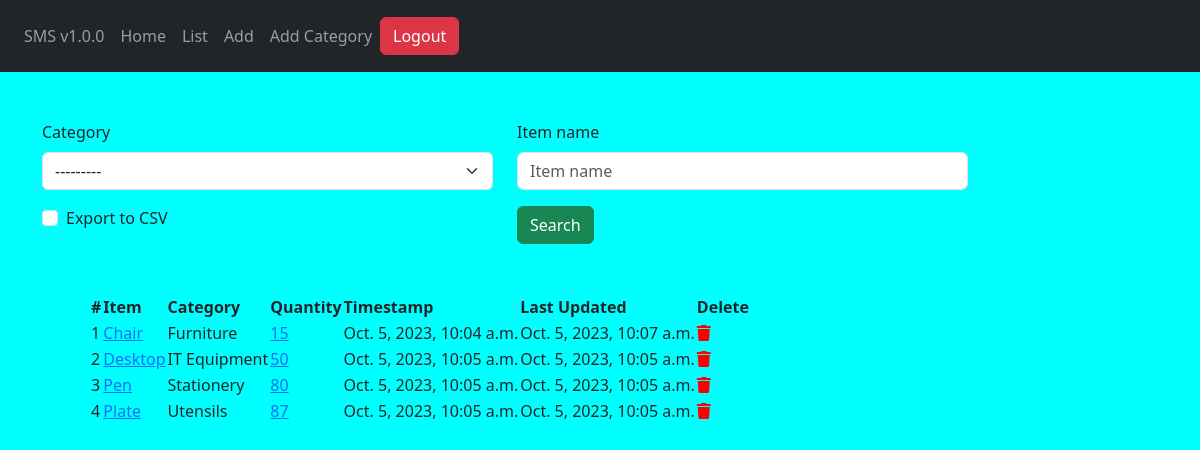
The app's page /stock/list/ (signed in), older data.
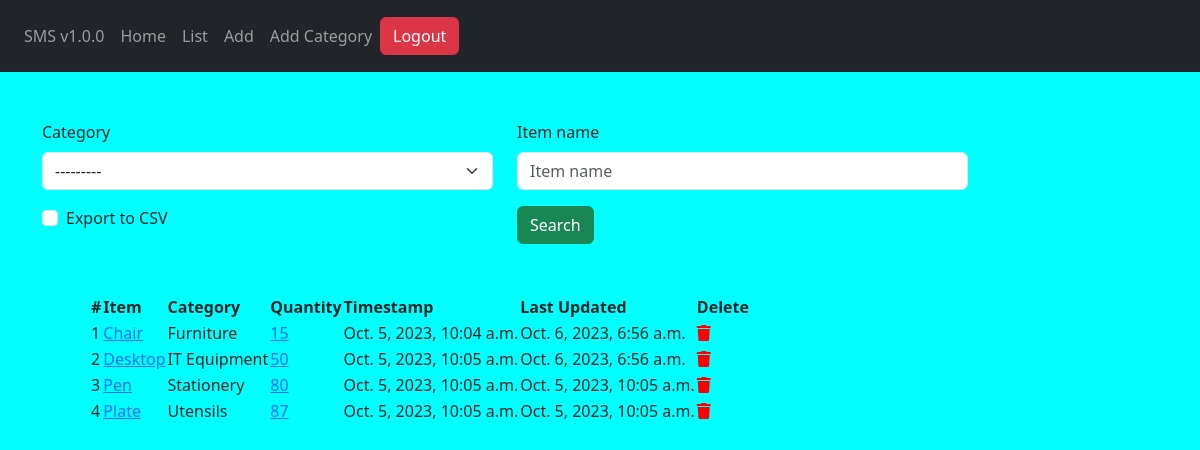
The same page, newer data.
### stockmgt/models.py (models this page shows, shortened)
class Stock(models.Model):
	category = models.ForeignKey(Category, on_delete=models.CASCADE, blank=True, null=True)
	item_name = models.CharField(max_length=50, blank=True, null=True)
	quantity = models.IntegerField(default='0', blank=True, null=True)
	receive_quantity = models.IntegerField(default='0', blank=True, null=True)
	receive_by = models.CharField(max_length=50, blank=True, null=True)
	issue_quantity = models.IntegerField(default='0', blank=True, null=True)
	issue_by = models.CharField(max_length=50, blank=True, null=True)
	issue_to = models.CharField(max_length=50, blank=True, null=True)
	phone_number = models.CharField(max_length=50, blank=True, null=True)
	created_by = models.CharField(max_length=50, blank=True, null=True)
	reorder_level = models.IntegerField(default='0', blank=True, null=True)
	timestamp = models.DateTimeField(auto_now_add=True, auto_now=False)
	last_updated = models.DateTimeField(auto_now_add=False, auto_now=True)
	export_to_CSV = models.BooleanField(default=False)

class Category(models.Model):
	name = models.CharField(max_length=50, blank=True, null=True)
	def __str__(self):
		return self.name

### stockmgt/views.py (the view, shortened to what this page needs)
# urls.py: path('list/', list_items, name='list'),
@login_required(login_url=('/accounts/login'))
def list_items(request):
    queryset = Stock.objects.all()
    form = StockSearchForm()
    context={
        'queryset':queryset,
        'form':form
    }
    return render(request, 'stock/list.html', context)

### stockmgt/forms.py
class StockSearchForm(forms.ModelForm):
   class Meta:
     model = Stock
     fields = ['category', 'item_name', 'export_to_CSV']

### stockmgt/templates/stock/list.html (shortened to what this page needs)
{% extends 'base.html' %}
{% load bootstrap5 %}
{% block content %}
	<div class="container">
		<form class="mt-5" method="post" action="">
			<div class="row">
				{% for field in form %}
				<div class="col-sm-5">
					{% bootstrap_field field %}
				</div>
				{% endfor %}
				<div class="col-sm-3">
					<input class="btn btn-success" type="submit" value="Search">
				</div>
			</div>
		</form>
		<table class="m-5">
			<thead>
				<th>#</th>
				<th>Item</th>
				<th>Category</th>
				<th>Quantity</th>
				<th>Timestamp</th>
				<th>Last Updated</th>
				<th>Delete</th>
			</thead>
			<tbody>
				{% for instance in queryset %}
				<tr>
					<td>{{forloop.counter}}</td>
					<td><a href="{% url 'stock:update' id=instance.id %}">{{instance.item_name}}</a></td>
					<td>{{instance.category}}</td>
					<td><a href="{% url 'stock:detail' id=instance.id %}">{{instance.quantity}}</a></td>
					<td>{{instance.timestamp}}</td>
					<td>{{instance.last_updated}}</td>
					<td><a href="{% url 'stock:delete' id=instance.id %}"><i class="fas fa-trash" style="color: red;"></i></a></td>
				</tr>
				{% endfor %}
			</tbody>
		</table>
	</div>
{% endblock %}

### templates/base.html (shortened to what this page needs)
{% load static %}
<!DOCTYPE html>
<html lang="en">
<head>
    <link rel="stylesheet" href="https://cdnjs.cloudflare.com/ajax/libs/font-awesome/5.15.3/css/all.min.css">
    <link href="https://cdn.jsdelivr.net/npm/bootstrap@5.3.2/dist/css/bootstrap.min.css" rel="stylesheet">
    <link rel="stylesheet" href="{% static 'css/styles.css' %}">
</head>
<body>
    <nav class="navbar navbar-expand-lg navbar-dark bg-dark p-3">
        {% if user.is_authenticated %}
        <ul class="navbar-nav">
            <li class="nav-item">
                <a class="nav-link" href="{% url 'home' %}">SMS v1.0.0</a>
            </li>
            <li class="nav-item">
                <a class="nav-link" href="{% url 'home' %}">Home</a>
            </li>
            <li class="nav-item">
                <a class="nav-link" href="{% url 'stock:list' %}">List</a>
            </li>
            <li class="nav-item">
                <a class="nav-link" href="{% url 'stock:add' %}">Add</a>
            </li>
            <li class="nav-item">
                <a class="nav-link" href="{% url 'stock:add_category' %}">Add Category</a>
            </li>
        </ul>
        <ul class="navbar-nav ml-auto">
            <li class="nav-item">
                <form method="post" action="{% url 'accounts:logout' %}">
                    <button class="btn btn-danger" type="submit">Logout</button>
                </form>
            </li>
        </ul>
        {% endif %}
    </nav>
    {% block content %}
    {% endblock %}
</body>
</html>

### stockmgt/static/css/styles.css (style rules this page uses)
body { background-color: aqua; }

Row changes from the older to the newer data that the page shows:
changed Stock "Chair": last_updated "Oct. 5, 2023, 10:07 a.m." → "Oct. 6, 2023, 6:56 a.m."
changed Stock "Desktop": last_updated "Oct. 5, 2023, 10:05 a.m." → "Oct. 6, 2023, 6:56 a.m."
